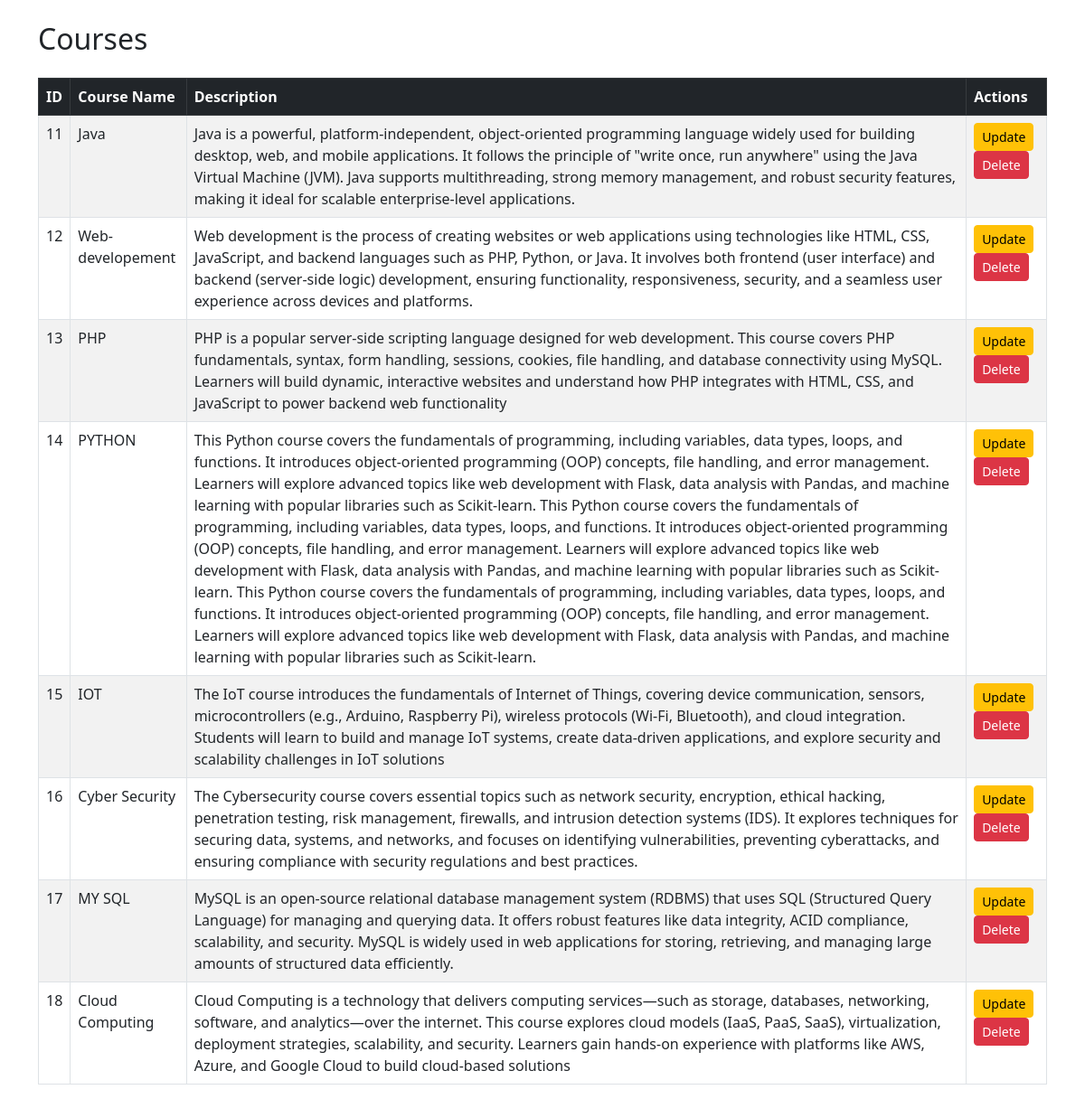
The app's page /admin_dashboard/courses.php with its own data.
### tables this page shows
CREATE TABLE `courses` (
  `id` int(11) NOT NULL,
  `educator_id` int(11) DEFAULT NULL,
  `title` varchar(255) DEFAULT NULL,
  `description` text DEFAULT NULL,
  `topics` text NOT NULL,
  `category` varchar(200) NOT NULL,
  `level` varchar(200) NOT NULL,
  `thumbnail` varchar(200) NOT NULL,
  `price` int(11) DEFAULT NULL,
  `discount` int(11) DEFAULT NULL,
  `tags` varchar(200) NOT NULL,
  `created_at` timestamp NOT NULL DEFAULT current_timestamp()
);

### admin_dashboard/courses.php (the view, shortened to what this page needs)
<?php
include 'db.php';
?>
<!DOCTYPE html>
<html lang="en">
<head>
    <link href="https://cdn.jsdelivr.net/npm/bootstrap@5.3.0/dist/css/bootstrap.min.css" rel="stylesheet">
</head>
<body>
<div class="container mt-4">
    <h2 class="mb-4">Courses</h2>
    <table class="table table-bordered table-striped">
        <thead class="table-dark">
        <tr>
            <th>ID</th>
            <th>Course Name</th>
            <th>Description</th>
            <th>Actions</th>
        </tr>
        </thead>
        <tbody>
        <?php
        $result = $conn->query("SELECT * FROM courses");
        while ($row = $result->fetch_assoc()):
            ?>
            <tr>
                <td><?= htmlspecialchars($row['id']) ?></td>
                <td><?= htmlspecialchars($row['title']) ?></td>
                <td><?= htmlspecialchars($row['description']) ?></td>
                <td>
                    <a href="update_course.php?id=<?= $row['id'] ?>" class="btn btn-sm btn-warning">Update</a>
                    <a href="delete_course.php?id=<?= $row['id'] ?>" class="btn btn-sm btn-danger"
                       onclick="return confirm('Are you sure you want to delete this course?');">Delete</a>
                </td>
            </tr>
        <?php endwhile; ?>
        </tbody>
    </table>
</div>
</body>
</html>

### records on screen
courses: id "11", title "Java", description "Java is a powerful, platform-independent, object-oriented programming language widely used for building desktop, web, and mobile applications. It follows the principle of \"write once, run anywhere\" using the Java Virtual Machine (JVM). Java supports multithreading, strong memory management, and robust security features, making it ideal for scalable enterprise-level applications."
courses: id "12", title "Web-developement", description "Web development is the process of creating websites or web applications using technologies like HTML, CSS, JavaScript, and backend languages such as PHP, Python, or Java. It involves both frontend (user interface) and backend (server-side logic) development, ensuring functionality, responsiveness, security, and a seamless user experience across devices and platforms."
courses: id "13", title "PHP", description "PHP is a popular server-side scripting language designed for web development. This course covers PHP fundamentals, syntax, form handling, sessions, cookies, file handling, and database connectivity using MySQL. Learners will build dynamic, interactive websites and understand how PHP integrates with HTML, CSS, and JavaScript to power backend web functionality"
courses: id "14", title "PYTHON", description "This Python course covers the fundamentals of programming, including variables, data types, loops, and functions. It introduces object-oriented programming (OOP) concepts, file handling, and error management. Learners will explore advanced topics like web development with Flask, data analysis with Pandas, and machine learning with popular libraries such as Scikit-learn. This Python course covers the fundamentals of programming, including variables, data types, loops, and functions. It introduces object-oriented programming (OOP) concepts, file handling, and error management. Learners will explore advanced topics like web development with Flask, data analysis with Pandas, and machine…"
courses: id "15", title "IOT", description "The IoT course introduces the fundamentals of Internet of Things, covering device communication, sensors, microcontrollers (e.g., Arduino, Raspberry Pi), wireless protocols (Wi-Fi, Bluetooth), and cloud integration. Students will learn to build and manage IoT systems, create data-driven applications, and explore security and scalability challenges in IoT solutions"
courses: id "16", title "Cyber Security", description "The Cybersecurity course covers essential topics such as network security, encryption, ethical hacking, penetration testing, risk management, firewalls, and intrusion detection systems (IDS). It explores techniques for securing data, systems, and networks, and focuses on identifying vulnerabilities, preventing cyberattacks, and ensuring compliance with security regulations and best practices."
courses: id "17", title "MY SQL", description "MySQL is an open-source relational database management system (RDBMS) that uses SQL (Structured Query Language) for managing and querying data. It offers robust features like data integrity, ACID compliance, scalability, and security. MySQL is widely used in web applications for storing, retrieving, and managing large amounts of structured data efficiently."
courses: id "18", title "Cloud Computing", description "Cloud Computing is a technology that delivers computing services—such as storage, databases, networking, software, and analytics—over the internet. This course explores cloud models (IaaS, PaaS, SaaS), virtualization, deployment strategies, scalability, and security. Learners gain hands-on experience with platforms like AWS, Azure, and Google Cloud to build cloud-based solutions"
